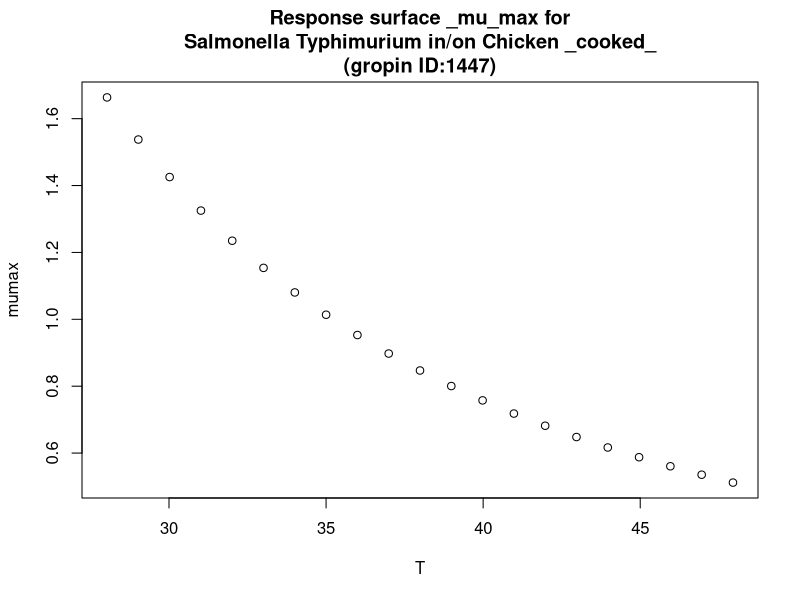

Source code (R):
#############################
# start of Parameter script
#############################
T <- seq(28.028,47.952047952048,length.out=21)
#############################
# end of Parameter script
#############################
############################# 
# start of Model script Gropin ID 1447 
#############################
 
# constant coefficients for this model
 
variables <- data.frame(T)
argumentsPar <- unique.data.frame(expand.grid(variables))
 
# heart of the model
response_surface <- function(T) {
   mumax <-(1/(0.0009765*(T-3.217)^2))

	return(mumax=mumax)
} 

# output parameters
responseSurface <- cbind(argumentsPar,response_surface(argumentsPar['T']))
colnames(responseSurface) <- c(colnames(argumentsPar),'mumax')
#############################
# End of Model script
#############################
############################# 
# start of Visualisation script Gropin ID 1447 
#############################
titleText <-'Response surface _mu_max for
Salmonella Typhimurium in/on Chicken _cooked_
(gropin ID:1447)'
plot(T,responseSurface$'mumax',xlab='T',
                          ylab='mumax',main=titleText)
#############################
# End of Visualisation script
#############################
